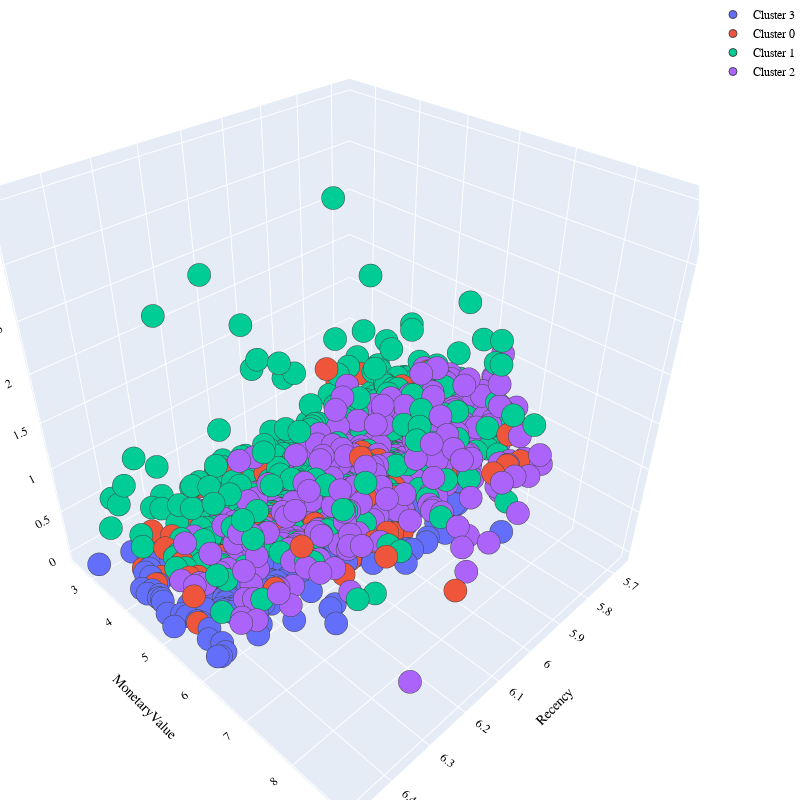

Source (notebook cell):
### Code cell
import plotly.graph_objects as go

PLOT = go.Figure()

for C in list(data.clusters.unique()):
    
    PLOT.add_trace(go.Scatter3d(x = data[data.clusters == C]['Recency'],
                                z = data[data.clusters == C]['Frequency'],
                                y = data[data.clusters == C]['MonetaryValue'],
                                mode = 'markers', marker_size = 8, marker_line_width = 1,
                                name = 'Cluster ' + str(C)))


PLOT.update_layout(width = 800, height = 800, autosize = True, showlegend = True,
                   scene = dict(xaxis=dict(title = 'Recency', titlefont_color = 'black'),
                                zaxis=dict(title = 'Frequency', titlefont_color = 'black'),
                                yaxis=dict(title = 'MonetaryValue', titlefont_color = 'black')),
                   font = dict(family = "Gilroy", color  = 'black', size = 12),
                   margin = dict(l = 0, r = 30, b = 0, t = 0))

### Figure 1 — Plotly figure (JSON) as saved in the notebook; plotly's stock layout.template omitted (floating-point values rounded to 4 significant figures; data arrays with more than 128 entries replaced by an {"elided": "..."} marker saying what was removed)
{"data": [{"marker": {"line": {"width": 1}, "size": 8}, "mode": "markers", "name": "Cluster 3", "type": "scatter3d", "x": {"elided": "531 float values"}, "y": {"elided": "531 float values"}, "z": {"elided": "531 int values"}}, {"marker": {"line": {"width": 1}, "size": 8}, "mode": "markers", "name": "Cluster 0", "type": "scatter3d", "x": {"elided": "152 float values"}, "y": {"elided": "152 float values"}, "z": {"elided": "152 float values"}}, {"marker": {"line": {"width": 1}, "size": 8}, "mode": "markers", "name": "Cluster 1", "type": "scatter3d", "x": {"elided": "621 float values"}, "y": {"elided": "621 float values"}, "z": {"elided": "621 float values"}}, {"marker": {"line": {"width": 1}, "size": 8}, "mode": "markers", "name": "Cluster 2", "type": "scatter3d", "x": {"elided": "559 float values"}, "y": {"elided": "559 float values"}, "z": {"elided": "559 float values"}}], "layout": {"autosize": true, "font": {"color": "black", "family": "Gilroy", "size": 12}, "height": 800, "margin": {"b": 0, "l": 0, "r": 30, "t": 0}, "scene": {"xaxis": {"title": {"font": {"color": "black"}, "text": "Recency"}}, "yaxis": {"title": {"font": {"color": "black"}, "text": "MonetaryValue"}}, "zaxis": {"title": {"font": {"color": "black"}, "text": "Frequency"}}}, "showlegend": true, "width": 800}}
